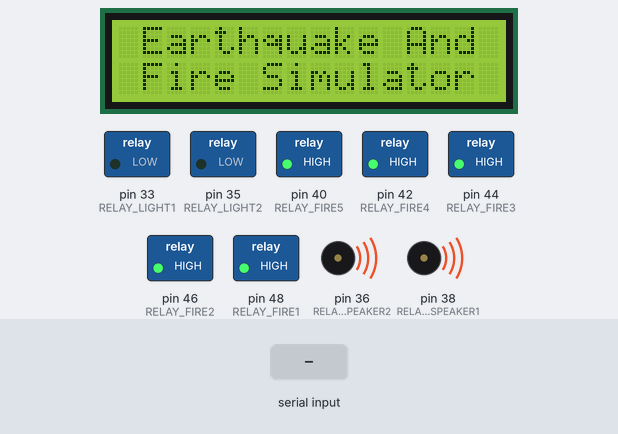
Simulated run of this sketch. Board: Arduino Mega 2560, built with avr-gcc and run on an emulated ATmega2560. Shown: 16×2 character LCD, switched loads named in the sketch (green lamp = pin HIGH), buzzer (waves = sounding, pin HIGH). Inputs (shaded band) come from the test bench.

Above: at 4.2 s.
4.3 s: "1\n" received over the second serial link
At 5.7 s:
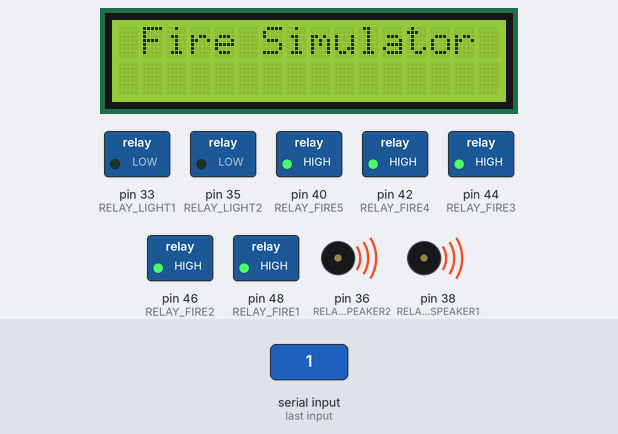
6.0 s: "r\n" received over the second serial link
At 7.0 s:
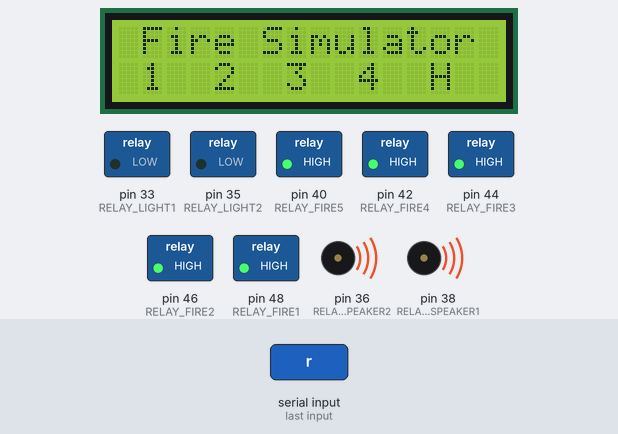
7.7 s: "1\n" received over the second serial link
At 8.2 s:
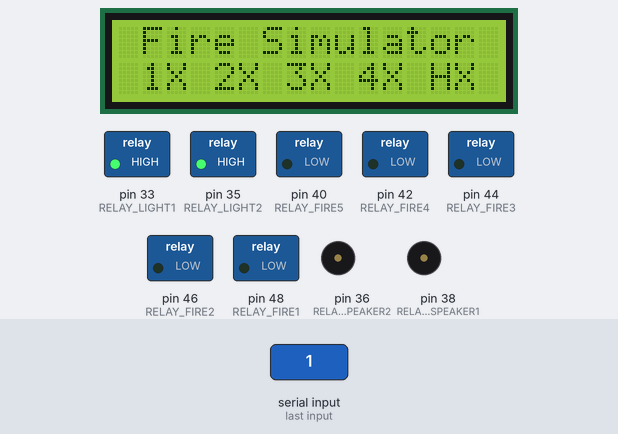
9.4 s: "0\n" received over the second serial link
At 10.6 s:
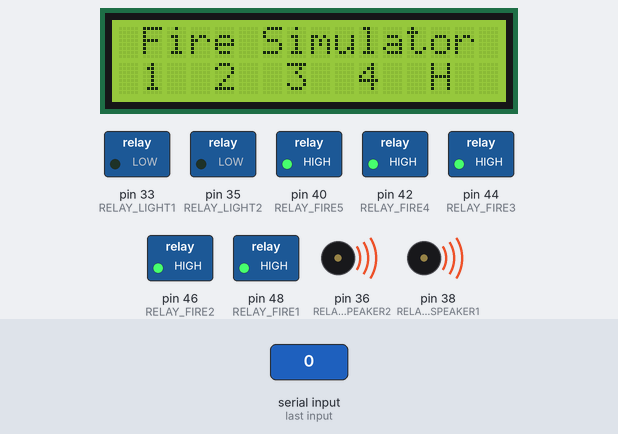
Timing chart, 0 to 12.1 s (numbered marks = the images above; inputs shaded):
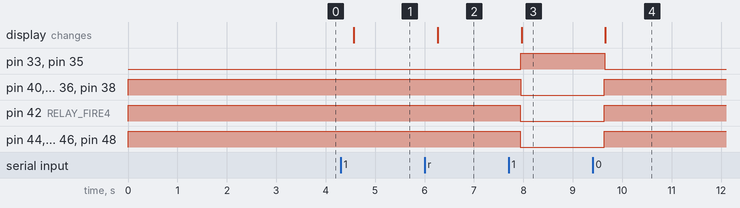

Measured:
- after the input at 4.3 s, the display: changes after 0.27 s (image 1)
- after the input at 6.0 s, the display: changes after 0.27 s (image 2)
- after the input at 7.7 s, pin 33 (RELAY_LIGHT1), pin 35 (RELAY_LIGHT2): LOW → HIGH after 0.25 s
- after the input at 9.4 s, pin 33 (RELAY_LIGHT1), pin 35 (RELAY_LIGHT2): HIGH → LOW after 0.24 s; pin 40 (RELAY_FIRE5), pin 42 (RELAY_FIRE4), pin 44 (RELAY_FIRE3), pin 36 (RELAY_SPEAKER2), pin 38 (RELAY_SPEAKER1): LOW → HIGH after 0.24 s; pin 46 (RELAY_FIRE2), pin 48 (RELAY_FIRE1): LOW → HIGH after 0.23 s; the display: changes after 0.26 s (image 4)

The sketch:

mega_receiver.ino
```cpp
/*
 * Earthquake and Fire Simulation System
 * File: mega_receiver.ino
 * Board: Arduino Mega (Main Controller / Receiver)
 *
 * Responsibilities:
 *  - Receives mode/intensity commands from ESP32 (Serial3)
 *  - Receives fire sensor states from Arduino Uno (Serial1)
 *  - Receives accelerometer data from Arduino Mega Earthquake (Serial2)
 *  - Controls relay outputs for fire zones, speakers, and lights
 *  - Displays system status on 16x2 I2C LCD
 *  - Forwards data to ESP8266 SMS module (SoftwareSerial) and ESP32 IoT (Serial3)
 */

#include <SoftwareSerial.h>
#include <Wire.h>
#include <LiquidCrystal_I2C.h>

// ── GSM module (ESP8266 SMS bridge) ──────────────────────────────────────────
SoftwareSerial mySerial(2, 3);  // RX, TX

// ── LCD ──────────────────────────────────────────────────────────────────────
LiquidCrystal_I2C lcd(0x27, 16, 2);

// ── Relay pin assignments ─────────────────────────────────────────────────────
const int RELAY_FIRE1     = 48;
const int RELAY_FIRE2     = 46;
const int RELAY_FIRE3     = 44;
const int RELAY_FIRE4     = 42;
const int RELAY_FIRE5     = 40;
const int RELAY_SPEAKER1  = 38;
const int RELAY_SPEAKER2  = 36;
const int RELAY_LIGHT1    = 33;
const int RELAY_LIGHT2    = 35;

// ── Serial protocol state ─────────────────────────────────────────────────────
char c;
String dataIn = "";

// ── Screen / mode control ─────────────────────────────────────────────────────
// 0 = Home, 1 = Fire Simulator, 2 = Earthquake Simulator
int screen      = 0;
int clearscreen = -1;  // tracks last cleared mode to avoid redundant lcd.clear()

// ── Phone number ──────────────────────────────────────────────────────────────
String PhoneNumber        = "";
String CurrentPhoneNumber = "639672932231";  // default recipient

// ── IoT parsed strings ────────────────────────────────────────────────────────
String Screenval = "";
String Inten     = "";

// ── Earthquake state ──────────────────────────────────────────────────────────
String MotorV    = "";
String s2        = "";
float  MotorVal  = 0.0;
int    Intensity = 0;
int    lightblink = 0;

// ── Fire state ────────────────────────────────────────────────────────────────
String f1, f2, f3, f4, f5;
int fire1 = 0, fire2 = 0, fire3 = 0, fire4 = 0, fire5 = 0;

// ── Speaker cycling counter ───────────────────────────────────────────────────
int speak = 0;

// ── Helper: set all relay outputs HIGH (off) ──────────────────────────────────
void allFireRelaysOff() {
  digitalWrite(RELAY_FIRE1, HIGH);
  digitalWrite(RELAY_FIRE2, HIGH);
  digitalWrite(RELAY_FIRE3, HIGH);
  digitalWrite(RELAY_FIRE4, HIGH);
  digitalWrite(RELAY_FIRE5, HIGH);
}

void setup() {
  // Relay pins
  int relays[] = {
    RELAY_FIRE1, RELAY_FIRE2, RELAY_FIRE3, RELAY_FIRE4, RELAY_FIRE5,
    RELAY_SPEAKER1, RELAY_SPEAKER2, RELAY_LIGHT1, RELAY_LIGHT2
  };
  for (int i = 0; i < 9; i++) {
    pinMode(relays[i], OUTPUT);
    digitalWrite(relays[i], HIGH);  // relays active-LOW; HIGH = off
  }

  // Lights on during startup splash
  digitalWrite(RELAY_LIGHT1, LOW);
  digitalWrite(RELAY_LIGHT2, LOW);

  // LCD startup
  lcd.init();
  lcd.backlight();
  lcd.setCursor(1, 0); lcd.print("Earthquake And");
  lcd.setCursor(1, 1); lcd.print("Fire Simulator");

  // Serial ports
  Serial.begin(9600);   // USB monitor
  Serial1.begin(9600);  // Arduino Uno (fire sensors)
  Serial2.begin(9600);  // Arduino Mega (earthquake)
  Serial3.begin(9600);  // ESP32 (IoT / app commands)
  mySerial.begin(9600); // ESP8266 (GSM SMS)

  delay(3000);
  lcd.clear();
}

void loop() {
  // ── Read commands from ESP32 (app) via Serial3 ──────────────────────────────
  while (Serial3.available() > 0) {
    c = Serial3.read();
    if (c == '\n') break;
    else dataIn += c;
  }
  if (c == '\n') {
    parseIoTData();
    c = 0;
    dataIn = "";
  }

  // ── Mode: Fire Simulator ───────────────────────────────────────────────────
  if (screen == 1) {
    if (clearscreen != 1) {
      clearscreen = 1;
      lcd.clear();
    }
    lcd.setCursor(1, 0);
    lcd.print("Fire Simulator");

    // Read fire sensor data from Arduino Uno
    while (Serial1.available() > 0) {
      c = Serial1.read();
      if (c == '\n') break;
      else dataIn += c;
    }

    if (c == '\n') {
      parseFireData();

      // Update LCD zone indicators and relays
      updateFireZone(fire1, RELAY_FIRE1, 1,  "1");
      updateFireZone(fire2, RELAY_FIRE2, 4,  "2");
      updateFireZone(fire3, RELAY_FIRE3, 7,  "3");
      updateFireZone(fire4, RELAY_FIRE4, 10, "4");
      updateFireZone(fire5, RELAY_FIRE5, 13, "H");

      // Light control based on active zones
      bool roomFire = (fire1 || fire2 || fire3 || fire4);
      bool houseFire = fire5;

      if (!roomFire && !houseFire) {
        digitalWrite(RELAY_LIGHT1, LOW);
        digitalWrite(RELAY_LIGHT2, LOW);
        digitalWrite(RELAY_SPEAKER1, HIGH);
        digitalWrite(RELAY_SPEAKER2, HIGH);
        speak = 0;
      } else if (roomFire && houseFire) {
        digitalWrite(RELAY_LIGHT1, HIGH);
        digitalWrite(RELAY_LIGHT2, HIGH);
      } else if (roomFire) {
        digitalWrite(RELAY_LIGHT1, HIGH);
        digitalWrite(RELAY_LIGHT2, LOW);
      } else {
        digitalWrite(RELAY_LIGHT1, LOW);
        digitalWrite(RELAY_LIGHT2, HIGH);
      }

      // Speaker cycling when fire is active
      if (roomFire || houseFire) {
        if (speak <= 2) {
          digitalWrite(RELAY_SPEAKER1, LOW);
          digitalWrite(RELAY_SPEAKER2, LOW);
        } else if (speak <= 4) {
          digitalWrite(RELAY_SPEAKER1, HIGH);
          digitalWrite(RELAY_SPEAKER2, LOW);
        } else {
          speak = 0;
        }
        speak++;
      }

      c = 0;
      dataIn = "";
    }

    // Forward fire state to ESP8266 SMS module
    mySerial.print(PhoneNumber);
    mySerial.print("R"); mySerial.print(screen);
    mySerial.print("S"); mySerial.print(fire1);
    mySerial.print("U"); mySerial.print(fire2);
    mySerial.print("V"); mySerial.print(fire3);
    mySerial.print("W"); mySerial.print(fire4);
    mySerial.print("X"); mySerial.print(fire5);
    mySerial.print("Y"); mySerial.print("\n");

    // Forward fire state to ESP32 IoT
    Serial3.print(fire1); Serial3.print("a");
    Serial3.print(fire2); Serial3.print("b");
    Serial3.print(fire3); Serial3.print("c");
    Serial3.print(fire4); Serial3.print("d");
    Serial3.print(fire5); Serial3.print("e");
    Serial3.print("\n");

    // Tell earthquake Mega to stay idle
    Serial2.print(0); Serial2.print("I");
    Serial2.print(44); Serial2.print("J");
    Serial2.print("\n");

    delay(250);
    c = 0;
    dataIn = "";

  // ── Mode: Earthquake Simulator ─────────────────────────────────────────────
  } else if (screen == 2) {
    if (clearscreen != 2) {
      clearscreen = 2;
      lcd.clear();
    }
    lcd.setCursor(1, 0);
    lcd.print("Earthquake SMT");

    // Read accelerometer data from earthquake Mega
    while (Serial2.available() > 0) {
      c = Serial2.read();
      if (c == '\n') break;
      else dataIn += c;
    }

    if (c == '\n') {
      parseEarthquakeData();

      lcd.setCursor(0, 1); lcd.print("Intensity = ");
      lcd.setCursor(12, 1); lcd.print("    ");
      lcd.setCursor(12, 1); lcd.print(MotorVal);

      if (MotorVal >= 3.50) {
        digitalWrite(RELAY_SPEAKER1, LOW);
        digitalWrite(RELAY_SPEAKER2, LOW);
        // Alternate lights to simulate alarm
        if (lightblink == 0) {
          lightblink = 1;
          digitalWrite(RELAY_LIGHT1, HIGH);
          digitalWrite(RELAY_LIGHT2, LOW);
        } else {
          lightblink = 0;
          digitalWrite(RELAY_LIGHT1, LOW);
          digitalWrite(RELAY_LIGHT2, HIGH);
        }
      } else {
        digitalWrite(RELAY_SPEAKER1, HIGH);
        digitalWrite(RELAY_SPEAKER2, HIGH);
        digitalWrite(RELAY_LIGHT1, LOW);
        digitalWrite(RELAY_LIGHT2, LOW);
      }

      c = 0;
      dataIn = "";
    }

    allFireRelaysOff();

    // Send intensity command to earthquake Mega
    Serial2.print(Intensity); Serial2.print("I");
    Serial2.print(44); Serial2.print("J");
    Serial2.print("\n");

    // Forward earthquake state to ESP8266 SMS module
    mySerial.print(PhoneNumber);
    mySerial.print("R"); mySerial.print(screen);
    mySerial.print("S"); mySerial.print(MotorVal);
    mySerial.print("u"); mySerial.print(22);
    mySerial.print("v"); mySerial.print("\n");

    // Forward earthquake value to ESP32 IoT
    Serial3.print(MotorVal); Serial3.print("m");
    Serial3.print(22); Serial3.print("n");
    Serial3.print("\n");

    delay(250);
    c = 0;
    dataIn = "";

  // ── Mode: Home (idle) ──────────────────────────────────────────────────────
  } else if (screen == 0) {
    if (clearscreen != 0) {
      clearscreen = 0;
      lcd.clear();
    }
    lcd.setCursor(1, 0); lcd.print("Earthquake And");
    lcd.setCursor(1, 1); lcd.print("Fire Simulator");

    allFireRelaysOff();
    digitalWrite(RELAY_SPEAKER1, HIGH);
    digitalWrite(RELAY_SPEAKER2, HIGH);

    // Keep earthquake Mega idle
    Serial2.print(0); Serial2.print("I");
    Serial2.print(44); Serial2.print("J");
    Serial2.print("\n");

    // Notify SMS module of idle state
    mySerial.print(PhoneNumber);
    mySerial.print("R"); mySerial.print(screen);
    mySerial.print("S"); mySerial.print(0);
    mySerial.print("u"); mySerial.print(22);
    mySerial.print("v"); mySerial.print("\n");

    delay(250);
    c = 0;
    dataIn = "";
  }
}

// ── Helper: update one fire zone relay and LCD label ──────────────────────────
void updateFireZone(int state, int relayPin, int lcdCol, const char* label) {
  if (state == 1) {
    digitalWrite(relayPin, LOW);
    lcd.setCursor(lcdCol, 1);
    lcd.print(String(label) + "X");
  } else {
    digitalWrite(relayPin, HIGH);
    lcd.setCursor(lcdCol, 1);
    lcd.print(String(label) + " ");
  }
}

// ── Parse: commands from ESP32 IoT app ───────────────────────────────────────
void parseIoTData() {
  int8_t ir = dataIn.indexOf("r");
  int8_t is = dataIn.indexOf("s");
  int8_t it = dataIn.indexOf("t");

  PhoneNumber = dataIn.substring(0, ir);
  Screenval   = dataIn.substring(ir + 1, is);
  Inten       = dataIn.substring(is + 1, it);

  if (PhoneNumber.length() == 12) {
    CurrentPhoneNumber = PhoneNumber;
  }
  if (Screenval == "0" || Screenval == "1" || Screenval == "2") {
    screen = Screenval.toInt();
  }
  if (Inten == "101") {
    Intensity = 0;
  } else if (Inten == "0" || Inten == "4" || Inten == "5" ||
             Inten == "6" || Inten == "7" || Inten == "8") {
    Intensity = Inten.toInt();
  }
}

// ── Parse: fire zone states from Arduino Uno ─────────────────────────────────
void parseFireData() {
  int8_t iA = dataIn.indexOf("A");
  int8_t iB = dataIn.indexOf("B");
  int8_t iC = dataIn.indexOf("C");
  int8_t iD = dataIn.indexOf("D");
  int8_t iE = dataIn.indexOf("E");

  f1 = dataIn.substring(0, iA);
  f2 = dataIn.substring(iA + 1, iB);
  f3 = dataIn.substring(iB + 1, iC);
  f4 = dataIn.substring(iC + 1, iD);
  f5 = dataIn.substring(iD + 1, iE);

  if (f1 == "0" || f1 == "1") fire1 = f1.toInt();
  if (f2 == "0" || f2 == "1") fire2 = f2.toInt();
  if (f3 == "0" || f3 == "1") fire3 = f3.toInt();
  if (f4 == "0" || f4 == "1") fire4 = f4.toInt();
  if (f5 == "0" || f5 == "1") fire5 = f5.toInt();
}

// ── Parse: accelerometer intensity from earthquake Mega ───────────────────────
void parseEarthquakeData() {
  int8_t iM = dataIn.indexOf("M");
  int8_t iN = dataIn.indexOf("N");

  MotorV = dataIn.substring(0, iM);
  s2     = dataIn.substring(iM + 1, iN);

  if (s2 == "22") {
    float val = MotorV.toFloat();
    if (val <= 10.00) {
      MotorVal = val;
    }
  }
}
```
